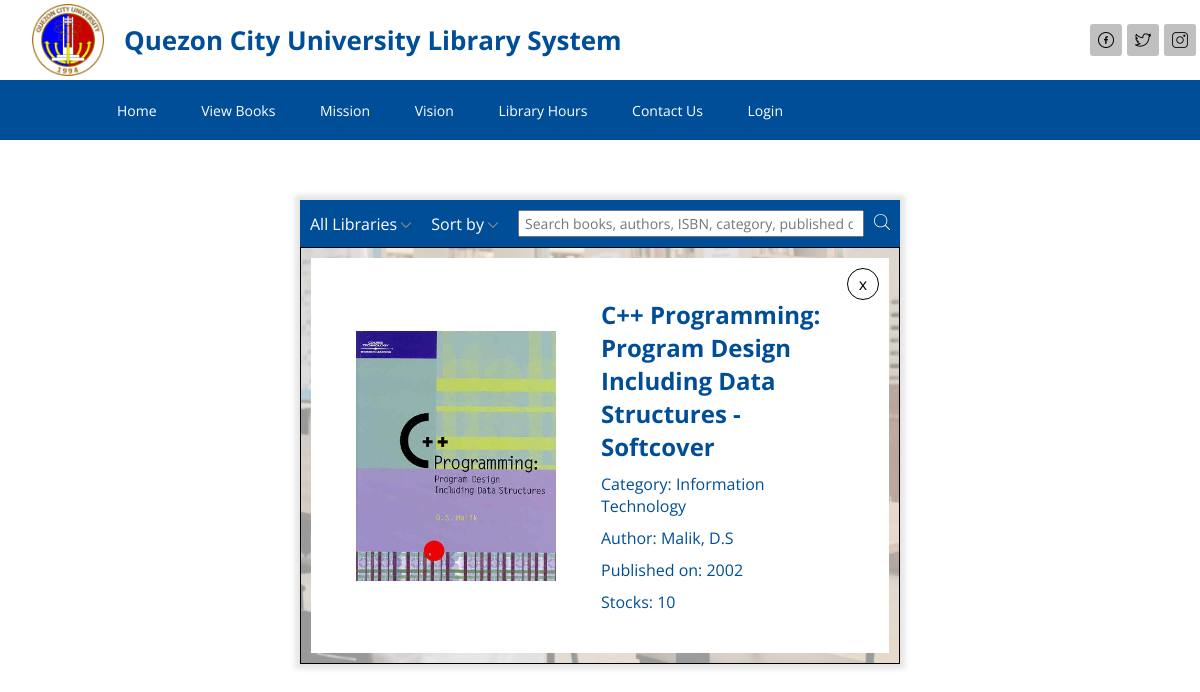
Screenshot of /webpages/books.php?id=4 with the database file from the repository.
### tables this page shows
CREATE TABLE `books` (
  `book_id` int(11) NOT NULL,
  `isbn` varchar(255) NOT NULL,
  `library` enum('San Bartolome','San Francisco','Batasan') NOT NULL,
  `book_title` varchar(255) NOT NULL,
  `book_author` varchar(255) NOT NULL,
  `book_published` date NOT NULL,
  `book_category` varchar(255) NOT NULL,
  `book_image` varchar(255) NOT NULL,
  `book_stocks` int(11) NOT NULL
);

### webpages/books.php (the view, shortened to what this page needs)
<?php
  $conn = connect();
  include_once ('../util/functions.php');
  $bookID = $_GET ['id'];
  $sql = "SELECT * FROM books WHERE book_id = '$bookID'";
  $book = $conn->query($sql) or die ($conn->error);
  $row = $book->fetch_assoc();
  $queried = $book->num_rows;
?>
<!DOCTYPE html>
<html lang="en">
<head>
  <?php
    include ('../include/head.php');
  ?>
  <link rel="stylesheet" href="../css/view-books.css">
  <link rel="stylesheet" href="../css/main-bottom.css">
  <link rel="stylesheet" href="../css/books.css">
</head>
<body>
  <?php
    include ('../include/header.php')
  ?>
  <main>
    <?php
      include ('../include/main-top-nav.php');
    ?>
    <?php if ($queried > 0) { ?>
      <div class="main-bottom">
        <div class="book-main-container">
          <div class="image-container">
            <img src="../<?php echo $row ['book_image'] ?>" class="book-image">
          </div>
          <div class="viewed-book-info">
            <p class="bold subtitle">
              <?php echo $row ['book_title'] ?>
            </p>
            <p>
              Category: <?php echo $row ['book_category'] ?>
            </p>
            <p>
              Author: <?php echo $row ['book_author'] ?>
            </p>
            <p>
              Published on: <?php echo date_format(date_create($row ['book_published']), 'Y') ?>
            </p>
            <?php if ($row ['book_stocks'] > 0) {?>
              <p>
                Stocks: <?php echo $row ['book_stocks'] ?>
              </p>
            <?php } else { ?>
              <p class="bold orange">
                Out of Stock
              </p>
            <?php } ?>
          </div>
        </div>
        <div class="close-button js-cb">
          x
        </div>
      </div>
    <?php } else { ?>
      <p>
        Book not found.
      </p>
    <?php } ?>
  </main>
</body>
</html>

### include/head.php (shortened to what this page needs)
<link rel="stylesheet" href="/lib_sys/css/general.css">

### include/header.php (shortened to what this page needs)
<?php
  $currentFile = $_SERVER['REQUEST_URI'];
  function generateNav ($currentFile, $navPath, $navName) {
    echo "<a";
      if (str_contains($currentFile, $navPath)) {
        echo " class=\"selected-nav\"";
      }
      echo " href=$navPath ?>
        <li>
          $navName
        </li>
      </a>
    ";
  }
?>
<!DOCTYPE html>
<html lang="en">
<head>
  <link rel="stylesheet" href="/lib_sys/css/header.css">
</head>
<body>
  <header>
    <div class="header-top">
      <a href="/lib_sys/index.php" class="header-top-logo">
        <img src="/lib_sys/images/logo/QCU_LOGO.png" class="logo-image">
        <p class="logo-text">
          Quezon City University Library System
        </p>
      </a>
      <div class="header-socials">
        <a href="https://www.facebook.com/qculibrary" class="socials">
          <img src="/lib_sys/images/fb-logo.png" alt="" class="socials-image">
        </a>
        <a href="https://twitter.com/QCULibrary" class="socials">
          <img src="/lib_sys/images/twitter-logo.png" alt="" class="socials-image">
        </a>
        <a href="https://instagram.com/QCULibrary" class="socials">
          <img src="/lib_sys/images/instagram-logo.png" alt="" class="socials-image">
        </a>
      </div>
    </div>
    <div class="header-bottom">
      <ul class="navs">
        <?php
          generateNav($currentFile, "/lib_sys/index.php", "Home");
          if (isset ($_SESSION ['user-id'])) {
            $userID = $_SESSION ['user-id'];
            generateNav($currentFile, "/lib_sys/webpages/profile.php?id=$userID", "Profile");
            generateNav($currentFile, "/lib_sys/webpages/logout.php", "Logout");
          } else {
            generateNav($currentFile, "/lib_sys/webpages/login.php", "Login");
          }
        ?>
      </ul>
    </div>
  </header>
</body>
</html>

### include/main-top-nav.php (shortened to what this page needs)
<link rel="stylesheet" href="/lib_sys/css/main-top.css">
<div class="main-top">
  <div class="library-nav">
    <p>
      <?php
      if (isset($library)) {
        echo $formalLibrary." Library";
      } else {
        echo "All Libraries";
      }
      ?>
      <img src="/lib_sys/images/arrow-down.svg" class="arrow-down">
    </p>
  </div>
  <div class="sort-by">
    <p>
      <?php if (isset($formalSort)) {
        echo "Sorted by ". $formalSort;
      } else {
        echo "Sort by";
      } ?>
      <img src="/lib_sys/images/arrow-down.svg" class="arrow-down">
    </p>
  </div>
  <form action="/lib_sys/webpages/view-books.php?>" method="get" class="body-search-form">
    <input type="search" name="search" class="search body-search-input" placeholder="Search books, authors, ISBN, category, published date...">
    <button class="body-search-button test" type="submit" name="submit">
      <img src="/lib_sys/images/search.svg" class="search-image invert">
    </button>
  </form>
</div>

### css/general.css (style rules this page uses)
:root { --blue: #004e98; --gray: #C0C0C0; --orange: #FF6700; --skyblue: #bedfff; }
* { font-family: 'Open Sans', sans-serif; margin: 0; padding: 0; outline: none; }
body { padding: 25vh 0 0 0; display: flex; justify-content: center; align-items: center; }
.arrow-down { width: 10px; height: 10px; }
.invert { filter: invert(1); }
.subtitle { font-size: 24px; }
main { width: 50vw; box-shadow: 0 0 5px 5px rgba(0, 0, 0, 0.1); }
.bold { font-weight: bold; }

### css/view-books.css (style rules this page uses)
.main-bottom { display: flex; flex-direction: column; border: solid 1px; height: 50vh; padding: 10px; gap: 10px; }
.book-image { width: 7vw; height: 15vh; object-fit: contain; }
.close-button { align-items: center; border-radius: 50%; cursor: pointer; display: flex; justify-content: center; border: solid 1px; width: 30px; height: 30px; position: absolute; top: 5px; right: 5px; transition: 200ms; }

### css/main-bottom.css (style rules this page uses)
.main-bottom { display: flex; flex-direction: column; border: solid 1px; height: 50vh; padding: 10px; gap: 10px; background-image: url('../images/low-opac-library_image.jpg'); background-size: cover; }

### css/books.css (style rules this page uses)
main { max-width: 600px; }
.main-bottom { position: relative; height: auto; }
.book-main-container { display: flex; flex-direction: row; background-color: white; padding: 20px; height: 100%; align-items: center; position: relative; }
.image-container { display: flex; align-items: center; justify-content: center; }
.book-image { width: 250px; height: 250px; object-fit: contain; }
.viewed-book-info { padding: 20px; display: flex; flex-direction: column; gap: 10px; color: var(--blue); }
.close-button { top: 20px; right: 20px; }

### css/header.css (style rules this page uses)
header { background-color: white; position: fixed; top: 0; left: 0; right: 0; }
.header-top { display: flex; flex-direction: row; justify-content: space-between; padding: 4px 4px 4px 32px; }
.header-top-logo { align-items: center; display: flex; gap: 20px; text-decoration: none; }
.logo-image { width: 72px; height: 72px; }
.logo-text { color: var(--blue); font-weight: bold; font-size: 26px; }
.header-socials { align-items: center; display: flex; gap: 5px; }
.socials { align-items: center; background-color: var(--gray); border-radius: 3px; display: flex; justify-content: center; width: 32px; height: 32px; transition: 200ms; }
.socials-image { width: 16px; height: 16px; transition: 200ms; }
.header-bottom { align-items: center; justify-content: space-between; background-color: var(--blue); display: flex; flex-direction: row; height: 60px; padding: 0 40px 0 100px; }
.navs { color: white; display: flex; flex-direction: row; font-size: 14px; justify-content: space-between; width: 50vw; height: 100%; min-width: 700px; list-style-type: none; }
.navs a { align-items: center; display: flex; cursor: pointer; justify-content: center; padding: 8px 17px; transition: 200ms; text-decoration: none; color: white; }
.search-image { width: 16px; height: 16px; }

### css/main-top.css (style rules this page uses)
.main-top { background-color: var(--blue); color: white; display: flex; justify-content: flex-start; flex-direction: row; }
.library-nav,.sort-by { display: flex; align-items: center; cursor: pointer; padding: 10px; position: relative; transition: 200ms; }
.body-search-form { display: flex; flex-direction: row; flex-grow: 1; gap: 10px; padding: 10px; }
.body-search-input { outline: none; flex-grow: 1; padding: 2px 5px; font-size: 14px; }
.body-search-button { background: none; border: none; border-radius: 5px; cursor: pointer; }

### rows the page displays
books: book_image (picture), book_title "C++ Programming: Program Design Including Data Structures - Softcover", book_category "Information Technology", book_author "Malik, D.S", book_published "2002", book_stocks "10"

### other values shown
$navName "Home View Books Mission Vision Library Hours Contact Us Login"
